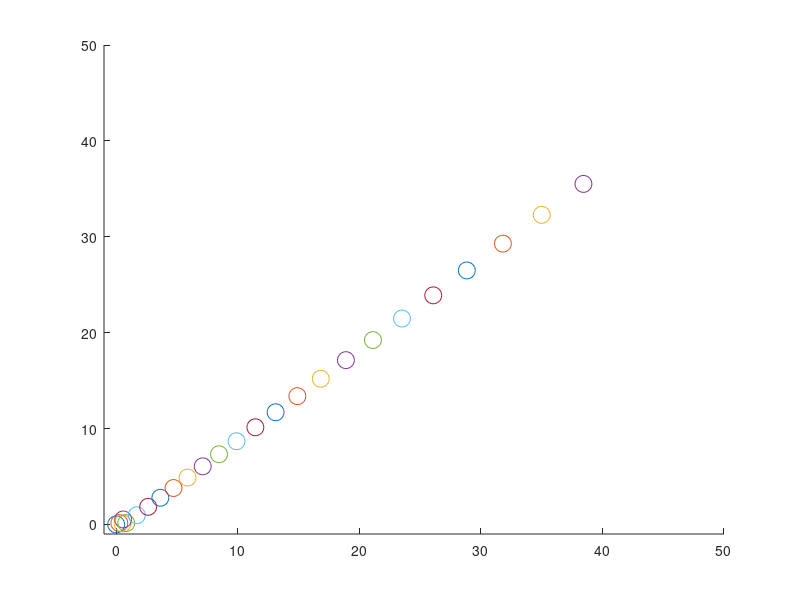

Source code (MATLAB):
close all 
clear
clc

%% instantiate variables and robots
i = 0;
k = 5;
robot = zeros(5,2);

while (i < k)
    robot(i+1,1) = rand(1),rand(1);
    robot(i+1,2) = rand(1),rand(1);
    i = i+1;
end

%% define movement
i = 0;
t = linspace(0,1,5);

while (i < length(t))
        v(i+1) = 1.075*t(i+1); % force-based model
        i = i+1;
end

for j = 1:5
        if j == 1
            for k = 1:5
                simPlot(k,1) = robot(k,1)*v(k);
                simPlot(k,2) = robot(k,2)*v(k);
            end
        else
            for k = 6:25
                simPlot(k,1) = simPlot(k-1,1)*v(j) + v(j-1);
                simPlot(k,2) = simPlot(k-1,2)*v(j) + v(j-1);
            end
        end
end

%% plot movement
for l = 1:5
    points1 = simPlot(l,:);
    hold on
    xlim([-1 50])
    ylim([-1 50])
    scatter(points1(1),points1(2),150,'red');
end
pause(1)
for l = 6:10
    simPlot(l,:);
    points1 = simPlot(l,:);
    scatter(points1(1),points1(2),150,'green');
end
pause(1)
for l = 11:15
    simPlot(l,:);
    points1 = simPlot(l,:);
    scatter(points1(1),points1(2),150,'blue');
end
pause(1)
for l = 16:20
    simPlot(l,:);
    points1 = simPlot(l,:);
    scatter(points1(1),points1(2),150,'magenta');
end
pause(1)
for l = 21:25
    simPlot(l,:);
    points1 = simPlot(l,:);
    scatter(points1(1),points1(2),150,'black');
end